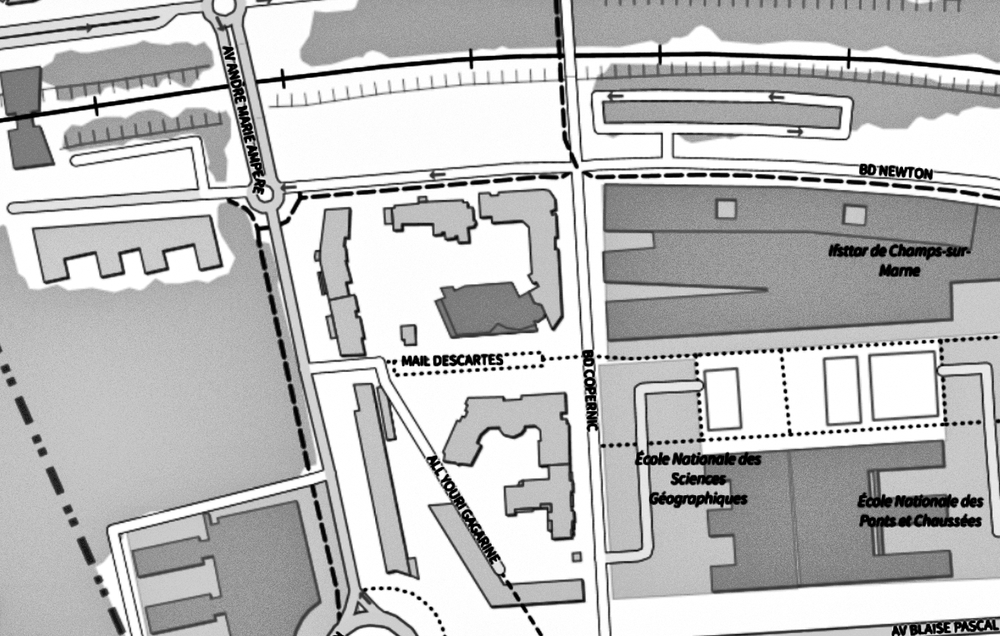
%> input picture vrac/PIR2024/codes/plan1.png, 1000 x 636 px, shrunk from 1320 x 840 before the run
$ octave --eval "pointage1;"   (GNU Octave 9; MATLAB toolbox functions it lacks are replaced by stand-ins)
%> lines starting %> are read from the running program, lines starting %| are printed output that depends on the picture

%=====================================
% [] = pointage1()
%-------------------------------------
% Test de "pointage" de route
%-------------------------------------
% Laman - 06/08/2024 - 03:30
% modif - 25/08/2024 - 23:00
%=====================================

function [] = pointage1()

im0 = imread('plan1.png'); % EN DUR !!!
%> im0 is the input picture: size 636x1000 uint8; min 0, max 255, mean 187.4
[h,w] = size(im0);
%> h = 636; w = 1000
im1 = double(im0);
im1 = (im1(1:2:end,:,:)+im1(2:2:end,:,:))/2;
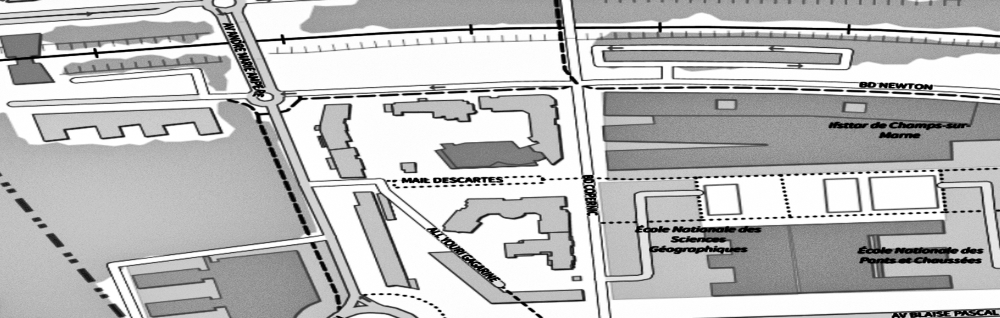
%> im1: size 318x1000 double; min 0, max 255, mean 187.4
im1 = (im1(:,1:2:end,:)+im1(:,2:2:end,:))/2;
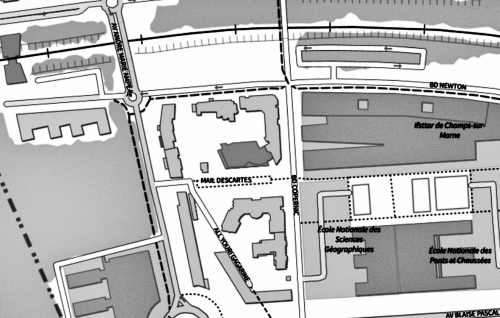
%> im1: size 318x500 double; min 0, max 255, mean 187.4
im1 = repmat(uint8(im1),[1,1,3]);
%> im1: size 318x500x3 uint8
im2 = zeros(h/2,h/2,3,'uint8');

fprintf('\n--- Presser "q" pour quitter ---\n\n');

[tx,ty] = meshgrid(1:(h/2),1:(h/2));
[ux,uy] = meshgrid(1:5,1:5);
XY = zeros(1000,2);

q = 0;
p = 0;
r = 0;
tt = 'Test de "pointage" de route (%i pts)';
imshow([im1,im2]); title(sprintf(tt,p));
%> after `imshow([im1,im2])`:
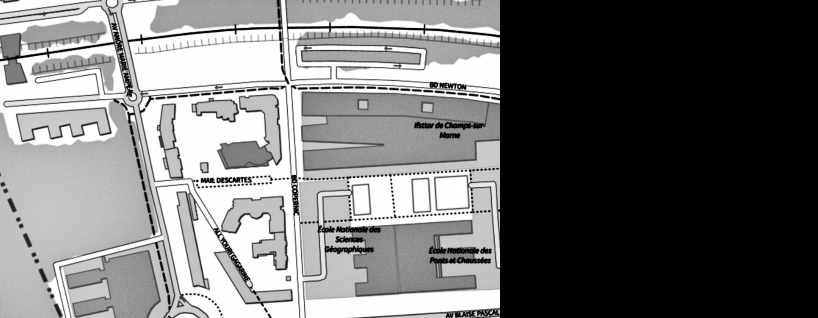
%> displayed picture: size 318x818x3, on the screen's scale of 0 to 255; min 0, max 255, mean 114.6

d = (h/8-1)/2;
%> d = 39.25

while q ~= 113 % valeur numerique du caractere "q"
%> (the run ends here)
